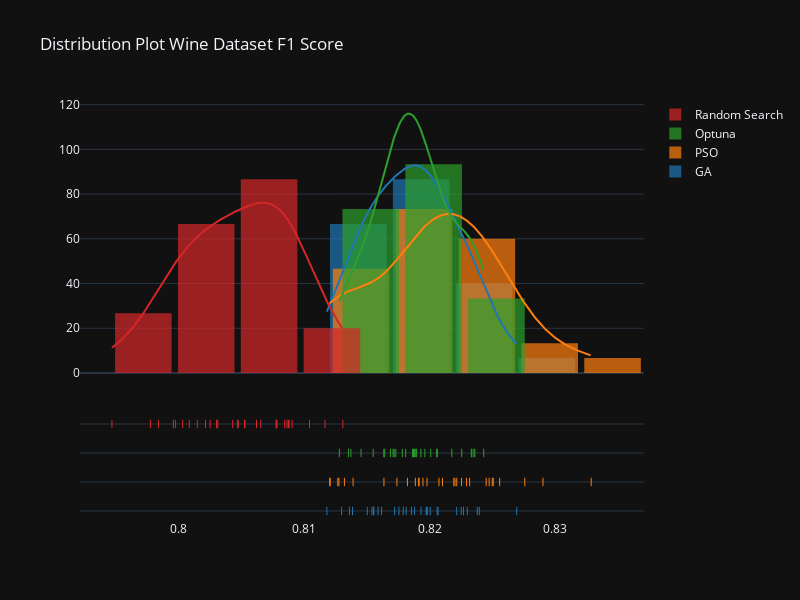
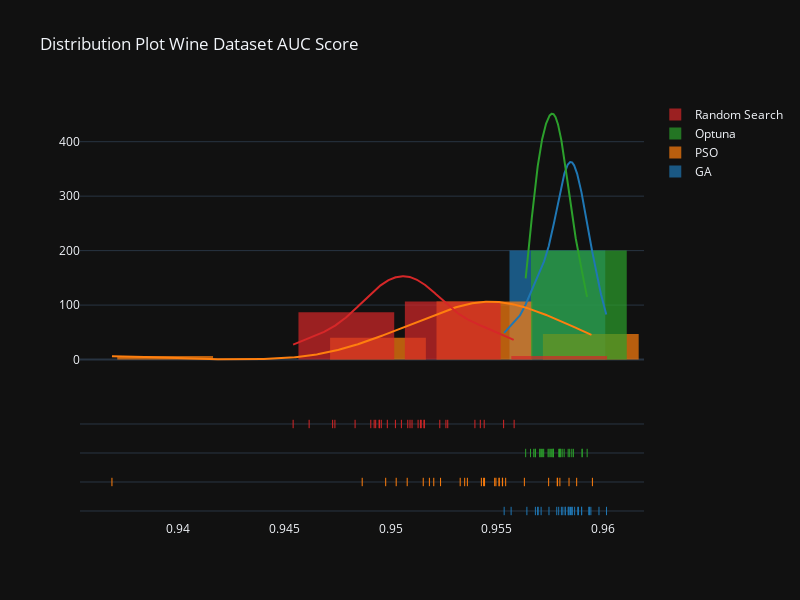
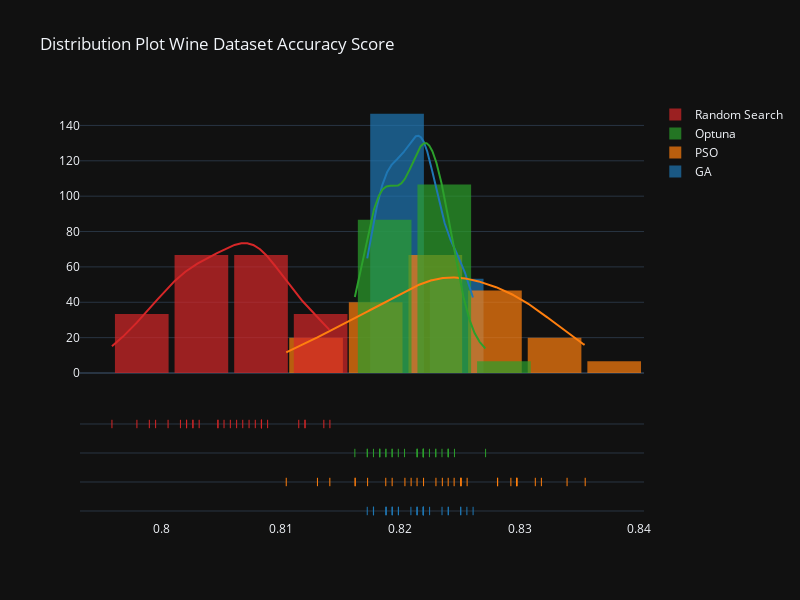

Notebook code cell kept with these figures, in order:
### Code cell
metrics = ['F1','AUC', 'Accuracy']
for metric in metrics:
    hist_data = [wine_ga[metric], wine_pso[metric], wine_optuna[metric], wine_rs[metric]]
    group_labels = ['GA', 'PSO', 'Optuna', 'Random Search'] # name of the dataset


    fig = ff.create_distplot(hist_data, group_labels, curve_type='kde', bin_size=.005, show_hist=True)
    fig.update_layout(template = 'plotly_dark')
    fig.update_layout(bargap=0.1, width=800, height=600, title=f'Distribution Plot Wine Dataset {metric} Score')
    fig.show()

### Figure 1 — Plotly figure (JSON) as saved in the notebook; plotly's stock layout.template omitted (floating-point values rounded to 4 significant figures; data arrays with more than 128 entries replaced by an {"elided": "..."} marker saying what was removed)
{"data": [{"autobinx": false, "histnorm": "probability density", "legendgroup": "GA", "marker": {"color": "rgb(31, 119, 180)"}, "name": "GA", "opacity": 0.7, "type": "histogram", "x": [0.8198, 0.8193, 0.82, 0.815, 0.8269, 0.8186, 0.8172, 0.8176, 0.8139, 0.8179, 0.8206, 0.8197, 0.8222, 0.8118, 0.8181, 0.8198, 0.8154, 0.8162, 0.8136, 0.8207, 0.813, 0.8227, 0.8159, 0.824, 0.8238, 0.8156, 0.823, 0.8155, 0.8225, 0.8188], "xaxis": "x", "xbins": {"end": 0.8269, "size": 0.005, "start": 0.8118}, "yaxis": "y"}, {"autobinx": false, "histnorm": "probability density", "legendgroup": "PSO", "marker": {"color": "rgb(255, 127, 14)"}, "name": "PSO", "opacity": 0.7, "type": "histogram", "x": [0.8121, 0.8132, 0.8222, 0.821, 0.8229, 0.8128, 0.8127, 0.8247, 0.8225, 0.8256, 0.8329, 0.8207, 0.829, 0.8174, 0.8191, 0.8198, 0.8232, 0.8139, 0.8276, 0.8219, 0.8245, 0.8195, 0.8164, 0.822, 0.8192, 0.8251, 0.8182, 0.8121, 0.825, 0.8189], "xaxis": "x", "xbins": {"end": 0.8329, "size": 0.005, "start": 0.8121}, "yaxis": "y"}, {"autobinx": false, "histnorm": "probability density", "legendgroup": "Optuna", "marker": {"color": "rgb(44, 160, 44)"}, "name": "Optuna", "opacity": 0.7, "type": "histogram", "x": [0.8169, 0.8186, 0.8226, 0.8164, 0.8193, 0.8201, 0.8128, 0.8137, 0.8233, 0.8196, 0.8164, 0.8206, 0.8188, 0.8189, 0.8135, 0.8235, 0.8155, 0.8171, 0.8178, 0.819, 0.8243, 0.8172, 0.8206, 0.8145, 0.8218, 0.8181, 0.8187, 0.8173, 0.8234, 0.8236], "xaxis": "x", "xbins": {"end": 0.8243, "size": 0.005, "start": 0.8128}, "yaxis": "y"}, {"autobinx": false, "histnorm": "probability density", "legendgroup": "Random Search", "marker": {"color": "rgb(214, 39, 40)"}, "name": "Random Search", "opacity": 0.7, "type": "histogram", "x": [0.7996, 0.8131, 0.8088, 0.8004, 0.8053, 0.7998, 0.8048, 0.7947, 0.8047, 0.8091, 0.8117, 0.8087, 0.8062, 0.8088, 0.8009, 0.8015, 0.8104, 0.8078, 0.8066, 0.8043, 0.8053, 0.8022, 0.8025, 0.8078, 0.8032, 0.8079, 0.8085, 0.7978, 0.8031, 0.7984], "xaxis": "x", "xbins": {"end": 0.8131, "size": 0.005, "start": 0.7947}, "yaxis": "y"}, {"legendgroup": "GA", "marker": {"color": "rgb(31, 119, 180)"}, "mode": "lines", "name": "GA", "showlegend": false, "type": "scatter", "x": {"elided": "500 float values"}, "xaxis": "x", "y": {"elided": "500 float values"}, "yaxis": "y"}, {"legendgroup": "PSO", "marker": {"color": "rgb(255, 127, 14)"}, "mode": "lines", "name": "PSO", "showlegend": false, "type": "scatter", "x": {"elided": "500 float values"}, "xaxis": "x", "y": {"elided": "500 float values"}, "yaxis": "y"}, {"legendgroup": "Optuna", "marker": {"color": "rgb(44, 160, 44)"}, "mode": "lines", "name": "Optuna", "showlegend": false, "type": "scatter", "x": {"elided": "500 float values"}, "xaxis": "x", "y": {"elided": "500 float values"}, "yaxis": "y"}, {"legendgroup": "Random Search", "marker": {"color": "rgb(214, 39, 40)"}, "mode": "lines", "name": "Random Search", "showlegend": false, "type": "scatter", "x": {"elided": "500 float values"}, "xaxis": "x", "y": {"elided": "500 float values"}, "yaxis": "y"}, {"legendgroup": "GA", "marker": {"color": "rgb(31, 119, 180)", "symbol": "line-ns-open"}, "mode": "markers", "name": "GA", "showlegend": false, "type": "scatter", "x": [0.8198, 0.8193, 0.82, 0.815, 0.8269, 0.8186, 0.8172, 0.8176, 0.8139, 0.8179, 0.8206, 0.8197, 0.8222, 0.8118, 0.8181, 0.8198, 0.8154, 0.8162, 0.8136, 0.8207, 0.813, 0.8227, 0.8159, 0.824, 0.8238, 0.8156, 0.823, 0.8155, 0.8225, 0.8188], "xaxis": "x", "y": ["GA", "GA", "GA", "GA", "GA", "GA", "GA", "GA", "GA", "GA", "GA", "GA", "GA", "GA", "GA", "GA", "GA", "GA", "GA", "GA", "GA", "GA", "GA", "GA", "GA", "GA", "GA", "GA", "GA", "GA"], "yaxis": "y2"}, {"legendgroup": "PSO", "marker": {"color": "rgb(255, 127, 14)", "symbol": "line-ns-open"}, "mode": "markers", "name": "PSO", "showlegend": false, "type": "scatter", "x": [0.8121, 0.8132, 0.8222, 0.821, 0.8229, 0.8128, 0.8127, 0.8247, 0.8225, 0.8256, 0.8329, 0.8207, 0.829, 0.8174, 0.8191, 0.8198, 0.8232, 0.8139, 0.8276, 0.8219, 0.8245, 0.8195, 0.8164, 0.822, 0.8192, 0.8251, 0.8182, 0.8121, 0.825, 0.8189], "xaxis": "x", "y": ["PSO", "PSO", "PSO", "PSO", "PSO", "PSO", "PSO", "PSO", "PSO", "PSO", "PSO", "PSO", "PSO", "PSO", "PSO", "PSO", "PSO", "PSO", "PSO", "PSO", "PSO", "PSO", "PSO", "PSO", "PSO", "PSO", "PSO", "PSO", "PSO", "PSO"], "yaxis": "y2"}, {"legendgroup": "Optuna", "marker": {"color": "rgb(44, 160, 44)", "symbol": "line-ns-open"}, "mode": "markers", "name": "Optuna", "showlegend": false, "type": "scatter", "x": [0.8169, 0.8186, 0.8226, 0.8164, 0.8193, 0.8201, 0.8128, 0.8137, 0.8233, 0.8196, 0.8164, 0.8206, 0.8188, 0.8189, 0.8135, 0.8235, 0.8155, 0.8171, 0.8178, 0.819, 0.8243, 0.8172, 0.8206, 0.8145, 0.8218, 0.8181, 0.8187, 0.8173, 0.8234, 0.8236], "xaxis": "x", "y": ["Optuna", "Optuna", "Optuna", "Optuna", "Optuna", "Optuna", "Optuna", "Optuna", "Optuna", "Optuna", "Optuna", "Optuna", "Optuna", "Optuna", "Optuna", "Optuna", "Optuna", "Optuna", "Optuna", "Optuna", "Optuna", "Optuna", "Optuna", "Optuna", "Optuna", "Optuna", "Optuna", "Optuna", "Optuna", "Optuna"], "yaxis": "y2"}, {"legendgroup": "Random Search", "marker": {"color": "rgb(214, 39, 40)", "symbol": "line-ns-open"}, "mode": "markers", "name": "Random Search", "showlegend": false, "type": "scatter", "x": [0.7996, 0.8131, 0.8088, 0.8004, 0.8053, 0.7998, 0.8048, 0.7947, 0.8047, 0.8091, 0.8117, 0.8087, 0.8062, 0.8088, 0.8009, 0.8015, 0.8104, 0.8078, 0.8066, 0.8043, 0.8053, 0.8022, 0.8025, 0.8078, 0.8032, 0.8079, 0.8085, 0.7978, 0.8031, 0.7984], "xaxis": "x", "y": ["Random Search", "Random Search", "Random Search", "Random Search", "Random Search", "Random Search", "Random Search", "Random Search", "Random Search", "Random Search", "Random Search", "Random Search", "Random Search", "Random Search", "Random Search", "Random Search", "Random Search", "Random Search", "Random Search", "Random Search", "Random Search", "Random Search", "Random Search", "Random Search", "Random Search", "Random Search", "Random Search", "Random Search", "Random Search", "Random Search"], "yaxis": "y2"}], "layout": {"bargap": 0.1, "barmode": "overlay", "height": 600, "hovermode": "closest", "legend": {"traceorder": "reversed"}, "title": {"text": "Distribution Plot Wine Dataset F1 Score"}, "width": 800, "xaxis": {"anchor": "y2", "domain": [0, 1], "zeroline": false}, "yaxis": {"anchor": "free", "domain": [0.35, 1], "position": 0}, "yaxis2": {"anchor": "x", "domain": [0, 0.25], "dtick": 1, "showticklabels": false}}}

### Figure 2 — Plotly figure (JSON) as saved in the notebook; plotly's stock layout.template omitted (floating-point values rounded to 4 significant figures; data arrays with more than 128 entries replaced by an {"elided": "..."} marker saying what was removed)
{"data": [{"autobinx": false, "histnorm": "probability density", "legendgroup": "GA", "marker": {"color": "rgb(31, 119, 180)"}, "name": "GA", "opacity": 0.7, "type": "histogram", "x": [0.9588, 0.9574, 0.9593, 0.9584, 0.9571, 0.9564, 0.9553, 0.959, 0.9557, 0.958, 0.9601, 0.9582, 0.9581, 0.9593, 0.9569, 0.9582, 0.9578, 0.9585, 0.9588, 0.9586, 0.9579, 0.9584, 0.9585, 0.9583, 0.9569, 0.9594, 0.959, 0.9585, 0.9568, 0.9598], "xaxis": "x", "xbins": {"end": 0.9601, "size": 0.005, "start": 0.9553}, "yaxis": "y"}, {"autobinx": false, "histnorm": "probability density", "legendgroup": "PSO", "marker": {"color": "rgb(255, 127, 14)"}, "name": "PSO", "opacity": 0.7, "type": "histogram", "x": [0.9544, 0.9563, 0.9553, 0.9369, 0.9549, 0.9508, 0.958, 0.9551, 0.9587, 0.9515, 0.9551, 0.9523, 0.9595, 0.9487, 0.9518, 0.9553, 0.9498, 0.9536, 0.9503, 0.9574, 0.9533, 0.9584, 0.9578, 0.9543, 0.9549, 0.952, 0.9578, 0.9554, 0.9535, 0.9544], "xaxis": "x", "xbins": {"end": 0.9595, "size": 0.005, "start": 0.9369}, "yaxis": "y"}, {"autobinx": false, "histnorm": "probability density", "legendgroup": "Optuna", "marker": {"color": "rgb(44, 160, 44)"}, "name": "Optuna", "opacity": 0.7, "type": "histogram", "x": [0.9579, 0.958, 0.9574, 0.9572, 0.958, 0.9581, 0.957, 0.957, 0.9576, 0.9563, 0.9579, 0.9576, 0.9567, 0.9574, 0.9583, 0.9585, 0.9575, 0.9571, 0.9568, 0.9576, 0.9592, 0.959, 0.9582, 0.959, 0.9584, 0.9571, 0.9566, 0.9568, 0.9576, 0.9586], "xaxis": "x", "xbins": {"end": 0.9592, "size": 0.005, "start": 0.9563}, "yaxis": "y"}, {"autobinx": false, "histnorm": "probability density", "legendgroup": "Random Search", "marker": {"color": "rgb(214, 39, 40)"}, "name": "Random Search", "opacity": 0.7, "type": "histogram", "x": [0.9523, 0.9544, 0.9491, 0.951, 0.9509, 0.9553, 0.9483, 0.9516, 0.9513, 0.9496, 0.9514, 0.9473, 0.9516, 0.9498, 0.9495, 0.9526, 0.9508, 0.9495, 0.9493, 0.9462, 0.9474, 0.9514, 0.9542, 0.9558, 0.954, 0.9505, 0.9502, 0.9527, 0.9492, 0.9454], "xaxis": "x", "xbins": {"end": 0.9558, "size": 0.005, "start": 0.9454}, "yaxis": "y"}, {"legendgroup": "GA", "marker": {"color": "rgb(31, 119, 180)"}, "mode": "lines", "name": "GA", "showlegend": false, "type": "scatter", "x": {"elided": "500 float values"}, "xaxis": "x", "y": {"elided": "500 float values"}, "yaxis": "y"}, {"legendgroup": "PSO", "marker": {"color": "rgb(255, 127, 14)"}, "mode": "lines", "name": "PSO", "showlegend": false, "type": "scatter", "x": {"elided": "500 float values"}, "xaxis": "x", "y": {"elided": "500 float values"}, "yaxis": "y"}, {"legendgroup": "Optuna", "marker": {"color": "rgb(44, 160, 44)"}, "mode": "lines", "name": "Optuna", "showlegend": false, "type": "scatter", "x": {"elided": "500 float values"}, "xaxis": "x", "y": {"elided": "500 float values"}, "yaxis": "y"}, {"legendgroup": "Random Search", "marker": {"color": "rgb(214, 39, 40)"}, "mode": "lines", "name": "Random Search", "showlegend": false, "type": "scatter", "x": {"elided": "500 float values"}, "xaxis": "x", "y": {"elided": "500 float values"}, "yaxis": "y"}, {"legendgroup": "GA", "marker": {"color": "rgb(31, 119, 180)", "symbol": "line-ns-open"}, "mode": "markers", "name": "GA", "showlegend": false, "type": "scatter", "x": [0.9588, 0.9574, 0.9593, 0.9584, 0.9571, 0.9564, 0.9553, 0.959, 0.9557, 0.958, 0.9601, 0.9582, 0.9581, 0.9593, 0.9569, 0.9582, 0.9578, 0.9585, 0.9588, 0.9586, 0.9579, 0.9584, 0.9585, 0.9583, 0.9569, 0.9594, 0.959, 0.9585, 0.9568, 0.9598], "xaxis": "x", "y": ["GA", "GA", "GA", "GA", "GA", "GA", "GA", "GA", "GA", "GA", "GA", "GA", "GA", "GA", "GA", "GA", "GA", "GA", "GA", "GA", "GA", "GA", "GA", "GA", "GA", "GA", "GA", "GA", "GA", "GA"], "yaxis": "y2"}, {"legendgroup": "PSO", "marker": {"color": "rgb(255, 127, 14)", "symbol": "line-ns-open"}, "mode": "markers", "name": "PSO", "showlegend": false, "type": "scatter", "x": [0.9544, 0.9563, 0.9553, 0.9369, 0.9549, 0.9508, 0.958, 0.9551, 0.9587, 0.9515, 0.9551, 0.9523, 0.9595, 0.9487, 0.9518, 0.9553, 0.9498, 0.9536, 0.9503, 0.9574, 0.9533, 0.9584, 0.9578, 0.9543, 0.9549, 0.952, 0.9578, 0.9554, 0.9535, 0.9544], "xaxis": "x", "y": ["PSO", "PSO", "PSO", "PSO", "PSO", "PSO", "PSO", "PSO", "PSO", "PSO", "PSO", "PSO", "PSO", "PSO", "PSO", "PSO", "PSO", "PSO", "PSO", "PSO", "PSO", "PSO", "PSO", "PSO", "PSO", "PSO", "PSO", "PSO", "PSO", "PSO"], "yaxis": "y2"}, {"legendgroup": "Optuna", "marker": {"color": "rgb(44, 160, 44)", "symbol": "line-ns-open"}, "mode": "markers", "name": "Optuna", "showlegend": false, "type": "scatter", "x": [0.9579, 0.958, 0.9574, 0.9572, 0.958, 0.9581, 0.957, 0.957, 0.9576, 0.9563, 0.9579, 0.9576, 0.9567, 0.9574, 0.9583, 0.9585, 0.9575, 0.9571, 0.9568, 0.9576, 0.9592, 0.959, 0.9582, 0.959, 0.9584, 0.9571, 0.9566, 0.9568, 0.9576, 0.9586], "xaxis": "x", "y": ["Optuna", "Optuna", "Optuna", "Optuna", "Optuna", "Optuna", "Optuna", "Optuna", "Optuna", "Optuna", "Optuna", "Optuna", "Optuna", "Optuna", "Optuna", "Optuna", "Optuna", "Optuna", "Optuna", "Optuna", "Optuna", "Optuna", "Optuna", "Optuna", "Optuna", "Optuna", "Optuna", "Optuna", "Optuna", "Optuna"], "yaxis": "y2"}, {"legendgroup": "Random Search", "marker": {"color": "rgb(214, 39, 40)", "symbol": "line-ns-open"}, "mode": "markers", "name": "Random Search", "showlegend": false, "type": "scatter", "x": [0.9523, 0.9544, 0.9491, 0.951, 0.9509, 0.9553, 0.9483, 0.9516, 0.9513, 0.9496, 0.9514, 0.9473, 0.9516, 0.9498, 0.9495, 0.9526, 0.9508, 0.9495, 0.9493, 0.9462, 0.9474, 0.9514, 0.9542, 0.9558, 0.954, 0.9505, 0.9502, 0.9527, 0.9492, 0.9454], "xaxis": "x", "y": ["Random Search", "Random Search", "Random Search", "Random Search", "Random Search", "Random Search", "Random Search", "Random Search", "Random Search", "Random Search", "Random Search", "Random Search", "Random Search", "Random Search", "Random Search", "Random Search", "Random Search", "Random Search", "Random Search", "Random Search", "Random Search", "Random Search", "Random Search", "Random Search", "Random Search", "Random Search", "Random Search", "Random Search", "Random Search", "Random Search"], "yaxis": "y2"}], "layout": {"bargap": 0.1, "barmode": "overlay", "height": 600, "hovermode": "closest", "legend": {"traceorder": "reversed"}, "title": {"text": "Distribution Plot Wine Dataset AUC Score"}, "width": 800, "xaxis": {"anchor": "y2", "domain": [0, 1], "zeroline": false}, "yaxis": {"anchor": "free", "domain": [0.35, 1], "position": 0}, "yaxis2": {"anchor": "x", "domain": [0, 0.25], "dtick": 1, "showticklabels": false}}}

### Figure 3 — Plotly figure (JSON) as saved in the notebook; plotly's stock layout.template omitted (floating-point values rounded to 4 significant figures; data arrays with more than 128 entries replaced by an {"elided": "..."} marker saying what was removed)
{"data": [{"autobinx": false, "histnorm": "probability density", "legendgroup": "GA", "marker": {"color": "rgb(31, 119, 180)"}, "name": "GA", "opacity": 0.7, "type": "histogram", "x": [0.8178, 0.8225, 0.8188, 0.8219, 0.8219, 0.8219, 0.8214, 0.8219, 0.8178, 0.8256, 0.824, 0.8193, 0.8198, 0.8219, 0.8193, 0.8209, 0.8251, 0.8177, 0.8193, 0.8188, 0.8261, 0.8251, 0.8214, 0.8198, 0.8219, 0.8188, 0.8172, 0.8235, 0.8214, 0.824], "xaxis": "x", "xbins": {"end": 0.8261, "size": 0.005, "start": 0.8172}, "yaxis": "y"}, {"autobinx": false, "histnorm": "probability density", "legendgroup": "PSO", "marker": {"color": "rgb(255, 127, 14)"}, "name": "PSO", "opacity": 0.7, "type": "histogram", "x": [0.8235, 0.823, 0.8104, 0.8293, 0.8251, 0.8256, 0.8193, 0.824, 0.8173, 0.8318, 0.8298, 0.8214, 0.8282, 0.8209, 0.8188, 0.8251, 0.8251, 0.8313, 0.8141, 0.8355, 0.8281, 0.8245, 0.8131, 0.8204, 0.834, 0.8297, 0.8298, 0.822, 0.8162, 0.8162], "xaxis": "x", "xbins": {"end": 0.8355, "size": 0.005, "start": 0.8104}, "yaxis": "y"}, {"autobinx": false, "histnorm": "probability density", "legendgroup": "Optuna", "marker": {"color": "rgb(44, 160, 44)"}, "name": "Optuna", "opacity": 0.7, "type": "histogram", "x": [0.8172, 0.8224, 0.8214, 0.8245, 0.8183, 0.8193, 0.8188, 0.8272, 0.8235, 0.8214, 0.824, 0.8214, 0.8219, 0.8219, 0.8219, 0.824, 0.8183, 0.8204, 0.823, 0.8219, 0.8183, 0.823, 0.824, 0.8178, 0.8172, 0.8198, 0.8188, 0.8162, 0.8219, 0.8193], "xaxis": "x", "xbins": {"end": 0.8272, "size": 0.005, "start": 0.8162}, "yaxis": "y"}, {"autobinx": false, "histnorm": "probability density", "legendgroup": "Random Search", "marker": {"color": "rgb(214, 39, 40)"}, "name": "Random Search", "opacity": 0.7, "type": "histogram", "x": [0.8078, 0.8021, 0.8073, 0.8063, 0.8021, 0.8052, 0.8057, 0.7995, 0.7958, 0.8031, 0.8026, 0.8084, 0.812, 0.8084, 0.8115, 0.8016, 0.8136, 0.8068, 0.799, 0.8047, 0.8084, 0.8089, 0.8005, 0.8141, 0.7979, 0.8083, 0.8084, 0.8047, 0.8026, 0.812], "xaxis": "x", "xbins": {"end": 0.8141, "size": 0.005, "start": 0.7958}, "yaxis": "y"}, {"legendgroup": "GA", "marker": {"color": "rgb(31, 119, 180)"}, "mode": "lines", "name": "GA", "showlegend": false, "type": "scatter", "x": {"elided": "500 float values"}, "xaxis": "x", "y": {"elided": "500 float values"}, "yaxis": "y"}, {"legendgroup": "PSO", "marker": {"color": "rgb(255, 127, 14)"}, "mode": "lines", "name": "PSO", "showlegend": false, "type": "scatter", "x": {"elided": "500 float values"}, "xaxis": "x", "y": {"elided": "500 float values"}, "yaxis": "y"}, {"legendgroup": "Optuna", "marker": {"color": "rgb(44, 160, 44)"}, "mode": "lines", "name": "Optuna", "showlegend": false, "type": "scatter", "x": {"elided": "500 float values"}, "xaxis": "x", "y": {"elided": "500 float values"}, "yaxis": "y"}, {"legendgroup": "Random Search", "marker": {"color": "rgb(214, 39, 40)"}, "mode": "lines", "name": "Random Search", "showlegend": false, "type": "scatter", "x": {"elided": "500 float values"}, "xaxis": "x", "y": {"elided": "500 float values"}, "yaxis": "y"}, {"legendgroup": "GA", "marker": {"color": "rgb(31, 119, 180)", "symbol": "line-ns-open"}, "mode": "markers", "name": "GA", "showlegend": false, "type": "scatter", "x": [0.8178, 0.8225, 0.8188, 0.8219, 0.8219, 0.8219, 0.8214, 0.8219, 0.8178, 0.8256, 0.824, 0.8193, 0.8198, 0.8219, 0.8193, 0.8209, 0.8251, 0.8177, 0.8193, 0.8188, 0.8261, 0.8251, 0.8214, 0.8198, 0.8219, 0.8188, 0.8172, 0.8235, 0.8214, 0.824], "xaxis": "x", "y": ["GA", "GA", "GA", "GA", "GA", "GA", "GA", "GA", "GA", "GA", "GA", "GA", "GA", "GA", "GA", "GA", "GA", "GA", "GA", "GA", "GA", "GA", "GA", "GA", "GA", "GA", "GA", "GA", "GA", "GA"], "yaxis": "y2"}, {"legendgroup": "PSO", "marker": {"color": "rgb(255, 127, 14)", "symbol": "line-ns-open"}, "mode": "markers", "name": "PSO", "showlegend": false, "type": "scatter", "x": [0.8235, 0.823, 0.8104, 0.8293, 0.8251, 0.8256, 0.8193, 0.824, 0.8173, 0.8318, 0.8298, 0.8214, 0.8282, 0.8209, 0.8188, 0.8251, 0.8251, 0.8313, 0.8141, 0.8355, 0.8281, 0.8245, 0.8131, 0.8204, 0.834, 0.8297, 0.8298, 0.822, 0.8162, 0.8162], "xaxis": "x", "y": ["PSO", "PSO", "PSO", "PSO", "PSO", "PSO", "PSO", "PSO", "PSO", "PSO", "PSO", "PSO", "PSO", "PSO", "PSO", "PSO", "PSO", "PSO", "PSO", "PSO", "PSO", "PSO", "PSO", "PSO", "PSO", "PSO", "PSO", "PSO", "PSO", "PSO"], "yaxis": "y2"}, {"legendgroup": "Optuna", "marker": {"color": "rgb(44, 160, 44)", "symbol": "line-ns-open"}, "mode": "markers", "name": "Optuna", "showlegend": false, "type": "scatter", "x": [0.8172, 0.8224, 0.8214, 0.8245, 0.8183, 0.8193, 0.8188, 0.8272, 0.8235, 0.8214, 0.824, 0.8214, 0.8219, 0.8219, 0.8219, 0.824, 0.8183, 0.8204, 0.823, 0.8219, 0.8183, 0.823, 0.824, 0.8178, 0.8172, 0.8198, 0.8188, 0.8162, 0.8219, 0.8193], "xaxis": "x", "y": ["Optuna", "Optuna", "Optuna", "Optuna", "Optuna", "Optuna", "Optuna", "Optuna", "Optuna", "Optuna", "Optuna", "Optuna", "Optuna", "Optuna", "Optuna", "Optuna", "Optuna", "Optuna", "Optuna", "Optuna", "Optuna", "Optuna", "Optuna", "Optuna", "Optuna", "Optuna", "Optuna", "Optuna", "Optuna", "Optuna"], "yaxis": "y2"}, {"legendgroup": "Random Search", "marker": {"color": "rgb(214, 39, 40)", "symbol": "line-ns-open"}, "mode": "markers", "name": "Random Search", "showlegend": false, "type": "scatter", "x": [0.8078, 0.8021, 0.8073, 0.8063, 0.8021, 0.8052, 0.8057, 0.7995, 0.7958, 0.8031, 0.8026, 0.8084, 0.812, 0.8084, 0.8115, 0.8016, 0.8136, 0.8068, 0.799, 0.8047, 0.8084, 0.8089, 0.8005, 0.8141, 0.7979, 0.8083, 0.8084, 0.8047, 0.8026, 0.812], "xaxis": "x", "y": ["Random Search", "Random Search", "Random Search", "Random Search", "Random Search", "Random Search", "Random Search", "Random Search", "Random Search", "Random Search", "Random Search", "Random Search", "Random Search", "Random Search", "Random Search", "Random Search", "Random Search", "Random Search", "Random Search", "Random Search", "Random Search", "Random Search", "Random Search", "Random Search", "Random Search", "Random Search", "Random Search", "Random Search", "Random Search", "Random Search"], "yaxis": "y2"}], "layout": {"bargap": 0.1, "barmode": "overlay", "height": 600, "hovermode": "closest", "legend": {"traceorder": "reversed"}, "title": {"text": "Distribution Plot Wine Dataset Accuracy Score"}, "width": 800, "xaxis": {"anchor": "y2", "domain": [0, 1], "zeroline": false}, "yaxis": {"anchor": "free", "domain": [0.35, 1], "position": 0}, "yaxis2": {"anchor": "x", "domain": [0, 0.25], "dtick": 1, "showticklabels": false}}}
